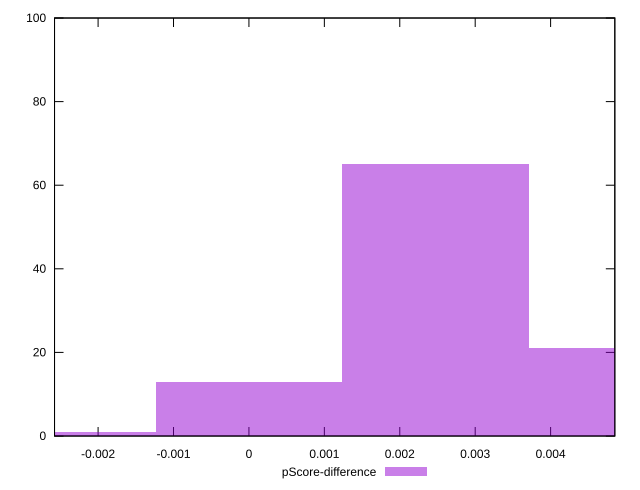

Write the gnuplot code that produced this figure.
reset

$pScoreDifference <<EOF
0.0024770431856633284 65
0.004954086371326657 21
0 13
-0.0024770431856633284 1
EOF

set key outside below
set boxwidth 0.0024770431856633284
set xrange [-0.0025774987241548863:0.004851348414523227]
set yrange [0:100]
set trange [0:100]
set style fill transparent solid 0.5 noborder
set terminal svg size 640, 490 enhanced background rgb 'white'
set output "report_00014_2021-02-09T15:56:05.503Z/cumulative-layout-shift/samples/pages/pScore-difference/histogram.svg"

plot $pScoreDifference title "pScore-difference" with boxes

reset
